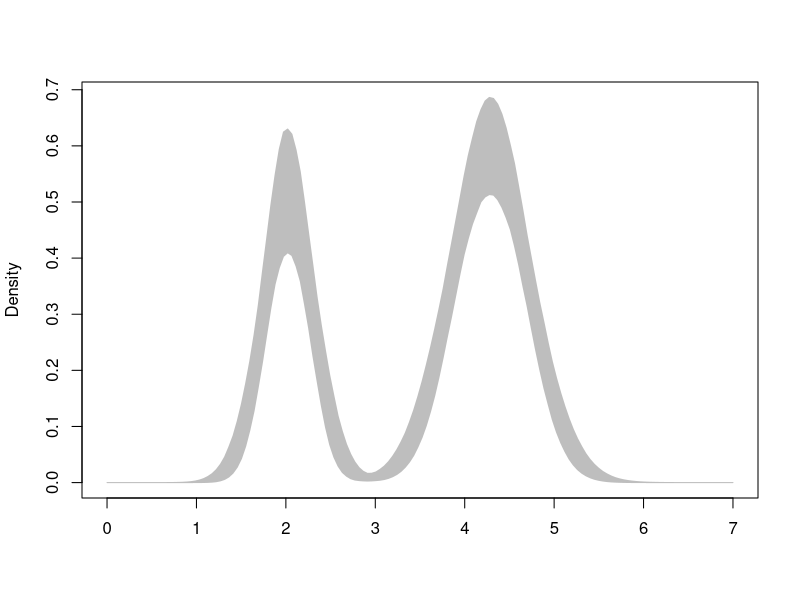

Source code (R): (Note: this script raises an error after producing the figure.)
###### Setup data
x = faithful$eruptions
n = length(x)

### Get a "Bayesian" kernel density estimator based on the same location mixture of 6 normals
## Priors set up using an "empirical Bayes" approach
KK=2
aa  = rep(1,KK)  
eta = mean(x)    
tau = sqrt(var(x))
dd  = 2 
qq  = var(x)/KK

## Initialize the parameters
w     = 0.5
mu    = rnorm(KK, mean(x), sd(x))
sigma = rep(sd(x)/KK,KK)
cc    = sample(1:KK, n, replace=T, prob=c(w,1-w))

## Number of iterations of the sampler
rrr   = 1200
burn  = 200

## Storing the samples
cc.out    = array(0, dim=c(rrr, n))
w.out     = rep(0, rrr)
mu.out    = array(0, dim=c(rrr, KK))
sigma.out = array(0, dim=c(rrr, KK))
logpost   = rep(0, rrr) 



for(s in 1:rrr){
  # Sample the indicators
  cc = rep(0,n)
  for(i in 1:n){
    v = rep(0,KK)
    v[1] = log(w) + dnorm(x[i], mu[1], sigma[1], log=TRUE)  #Compute the log of the weights
    v[2] = log(1-w) + dnorm(x[i], mu[2], sigma[2], log=TRUE)  #Compute the log of the weights
    v = exp(v - max(v))/sum(exp(v - max(v)))
    #print(v)
    cc[i] = sample(1:KK, 1, replace=TRUE, prob=v)
    
  }
  
  # Sample the weights
  tmp = tabulate(cc, nbins=KK)
  w = rbeta(1,aa[1] + tmp[1],aa[2] + tmp[2])
  
  # Sample the means
  for(k in 1:KK){
    nk    = sum(cc==k)
    xsumk = sum(x[cc==k])
    tau2.hat = 1/(nk/sigma[k]^2 + 1/tau^2)
    mu.hat  = tau2.hat*(xsumk/sigma[k]^2 + eta/tau^2)
    mu[k]   = rnorm(1, mu.hat, sqrt(tau2.hat))
  }
    
  # Sample the variances
  for(k in 1:KK){
    nk    = sum(cc==k)
    dd.star = dd + nk/2
    qq.star = qq + sum((x[cc==k] - mu[k])^2)/2
    sigma[k] = sqrt(1/rgamma(1, dd.star, qq.star))
  }
  

  # Store samples
  cc.out[s,]   = cc
  w.out[s]    = w
  mu.out[s,]   = mu
  sigma.out[s,] = sigma
  for(i in 1:n){
  if(cc[i] == 1){
    logpost[s] = logpost[s] + log(w) + dnorm(x[i], mu[1], sigma[2], log=TRUE)
  } else{
   logpost[s] = logpost[s] + log(1-w) + dnorm(x[i], mu[2], sigma[2], log=TRUE)
    }
  }
  logpost[s] = logpost[s] + log(dbeta(w, aa[1],aa[2]))
  for(k in 1:KK){
    logpost[s] = logpost[s] + dnorm(mu[k], eta, tau, log=TRUE)
  }
  for(k in 1:KK){
    logpost[s] = logpost[s] + dgamma(1/sigma[k]^2, dd, qq, log=TRUE) - 4*log(sigma[k])
  }
  if(s/500==floor(s/500)){
    print(paste("s =",s))
  }
}
### posterior
round(mean(w.out[burn:rrr]),2) # 0.65
round(mean(mu.out[burn:rrr]),2) # 4.28

## Compute the samples of the density over a dense grid
xx  = seq(0,7,length=150)
density.mcmc = array(0, dim=c(rrr-burn,length(xx)))
for(s in 1:(rrr-burn)){
    density.mcmc[s,] = density.mcmc[s,] + 
    w.out[s+burn]*dnorm(xx,mu.out[s+burn,1],sigma.out[s+burn,1]) + 
    (1-w.out[s+burn])*dnorm(xx,mu.out[s+burn,2],sigma.out[s+burn,2])
}
density.mcmc.m = apply(density.mcmc , 2, mean)

length(xx)
length(density.mcmc.m)
density.mcmc.lq = apply(density.mcmc, 2, quantile, 0.025)
density.mcmc.uq = apply(density.mcmc, 2, quantile, 0.975)
plot(xx, density.mcmc.m, type="n",ylim=c(0,max(density.mcmc.uq)),xlab="", ylab="Density")
polygon(c(xx,rev(xx)), c(density.mcmc.lq, rev(density.mcmc.uq)), col="grey", border="grey")
lines(xx, density.mcmc.m, col=colscale[1], lwd=2)
points(x, rep(0,n))

